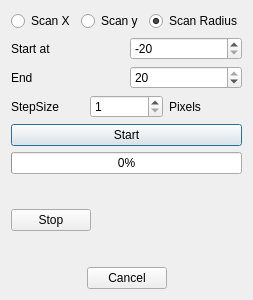
<?xml version="1.0" encoding="UTF-8"?>
<ui version="4.0">
 <class>jitterOutlineDlg</class>
 <widget class="QDialog" name="jitterOutlineDlg">
  <property name="geometry">
   <rect>
    <x>0</x>
    <y>0</y>
    <width>234</width>
    <height>300</height>
   </rect>
  </property>
  <property name="windowTitle">
   <string>Outline Scanner</string>
  </property>
  <property name="whatsThis">
   <string>&lt;html&gt;&lt;head/&gt;&lt;body&gt;&lt;p&gt;Moves the outline offseting by start pixels.  Ending at end pixels and stepping by step pixels.&lt;/p&gt;&lt;p&gt;Will move either the x or y center of the outline, or reduce and increase the radius as&lt;/p&gt;&lt;p&gt;selected by the Scan radio buttons.&lt;/p&gt;&lt;/body&gt;&lt;/html&gt;</string>
  </property>
  <layout class="QVBoxLayout" name="verticalLayout_2">
   <item>
    <layout class="QHBoxLayout" name="horizontalLayout">
     <item>
      <widget class="QRadioButton" name="scanX">
       <property name="text">
        <string>Scan X</string>
       </property>
      </widget>
     </item>
     <item>
      <widget class="QRadioButton" name="scanY">
       <property name="text">
        <string>Scan y</string>
       </property>
      </widget>
     </item>
     <item>
      <widget class="QRadioButton" name="scanRad">
       <property name="text">
        <string>Scan Radius</string>
       </property>
       <property name="checked">
        <bool>true</bool>
       </property>
      </widget>
     </item>
    </layout>
   </item>
   <item>
    <layout class="QVBoxLayout" name="verticalLayout">
     <item>
      <layout class="QHBoxLayout" name="horizontalLayout_4">
       <item>
        <widget class="QLabel" name="label">
         <property name="text">
          <string>Start at</string>
         </property>
        </widget>
       </item>
       <item>
        <widget class="QSpinBox" name="startSB">
         <property name="minimum">
          <number>-20</number>
         </property>
         <property name="maximum">
          <number>0</number>
         </property>
         <property name="value">
          <number>-20</number>
         </property>
        </widget>
       </item>
      </layout>
     </item>
     <item>
      <layout class="QHBoxLayout" name="horizontalLayout_3">
       <item>
        <widget class="QLabel" name="label_2">
         <property name="text">
          <string>End</string>
         </property>
         <property name="buddy">
          <cstring>endSB</cstring>
         </property>
        </widget>
       </item>
       <item>
        <widget class="QSpinBox" name="endSB">
         <property name="minimum">
          <number>1</number>
         </property>
         <property name="maximum">
          <number>20</number>
         </property>
         <property name="value">
          <number>20</number>
         </property>
        </widget>
       </item>
      </layout>
     </item>
     <item>
      <layout class="QHBoxLayout" name="horizontalLayout_2">
       <item>
        <widget class="QLabel" name="label_3">
         <property name="text">
          <string>StepSize</string>
         </property>
         <property name="buddy">
          <cstring>stepSB</cstring>
         </property>
        </widget>
       </item>
       <item>
        <widget class="QSpinBox" name="stepSB">
         <property name="minimum">
          <number>1</number>
         </property>
         <property name="maximum">
          <number>10</number>
         </property>
        </widget>
       </item>
       <item>
        <widget class="QLabel" name="label_4">
         <property name="text">
          <string>Pixels</string>
         </property>
        </widget>
       </item>
      </layout>
     </item>
    </layout>
   </item>
   <item>
    <widget class="QPushButton" name="startPb">
     <property name="text">
      <string>Start</string>
     </property>
    </widget>
   </item>
   <item>
    <widget class="QProgressBar" name="progressBar">
     <property name="value">
      <number>0</number>
     </property>
    </widget>
   </item>
   <item>
    <layout class="QHBoxLayout" name="horizontalLayout_5">
     <item>
      <widget class="QPushButton" name="StopPb">
       <property name="sizePolicy">
        <sizepolicy hsizetype="Minimum" vsizetype="Fixed">
         <horstretch>1</horstretch>
         <verstretch>0</verstretch>
        </sizepolicy>
       </property>
       <property name="text">
        <string>Stop</string>
       </property>
      </widget>
     </item>
     <item>
      <widget class="QLabel" name="status">
       <property name="sizePolicy">
        <sizepolicy hsizetype="Preferred" vsizetype="Preferred">
         <horstretch>5</horstretch>
         <verstretch>0</verstretch>
        </sizepolicy>
       </property>
       <property name="text">
        <string/>
       </property>
      </widget>
     </item>
    </layout>
   </item>
   <item>
    <widget class="QDialogButtonBox" name="buttonBox">
     <property name="orientation">
      <enum>Qt::Horizontal</enum>
     </property>
     <property name="standardButtons">
      <set>QDialogButtonBox::Cancel</set>
     </property>
     <property name="centerButtons">
      <bool>true</bool>
     </property>
    </widget>
   </item>
  </layout>
 </widget>
 <resources/>
 <connections>
  <connection>
   <sender>buttonBox</sender>
   <signal>accepted()</signal>
   <receiver>jitterOutlineDlg</receiver>
   <slot>accept()</slot>
   <hints>
    <hint type="sourcelabel">
     <x>248</x>
     <y>254</y>
    </hint>
    <hint type="destinationlabel">
     <x>157</x>
     <y>274</y>
    </hint>
   </hints>
  </connection>
  <connection>
   <sender>buttonBox</sender>
   <signal>rejected()</signal>
   <receiver>jitterOutlineDlg</receiver>
   <slot>reject()</slot>
   <hints>
    <hint type="sourcelabel">
     <x>316</x>
     <y>260</y>
    </hint>
    <hint type="destinationlabel">
     <x>286</x>
     <y>274</y>
    </hint>
   </hints>
  </connection>
 </connections>
</ui>
